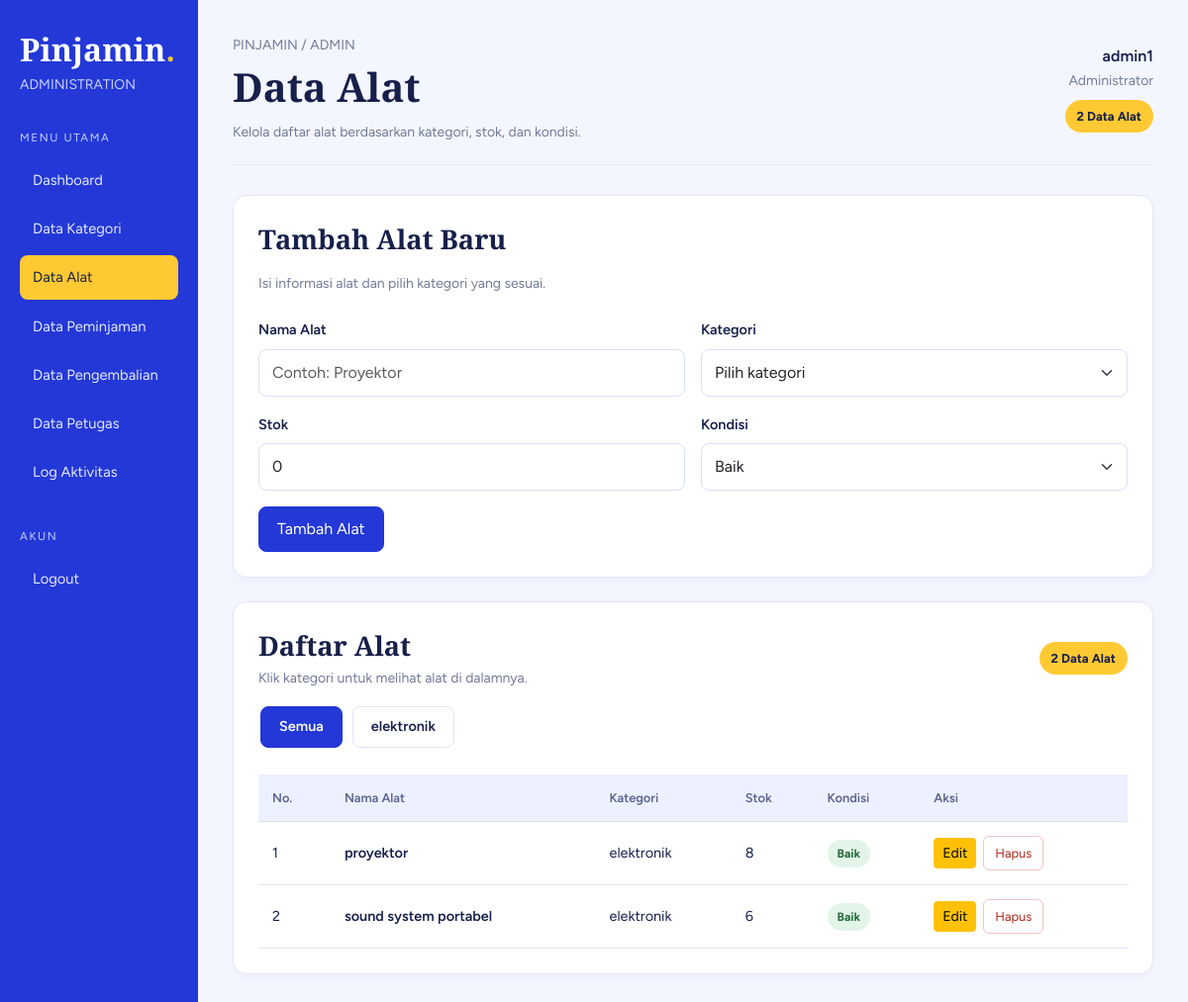
The app's page /admin/alat.php (signed in) with its own data.
### tables this page shows
CREATE TABLE `kategori` (
  `id_kategori` int(11) NOT NULL,
  `nama_kategori` varchar(50) NOT NULL
);

CREATE TABLE `alat` (
  `id_alat` int(11) NOT NULL,
  `id_kategori` int(11) NOT NULL,
  `nama_alat` varchar(100) NOT NULL,
  `stok` int(11) NOT NULL DEFAULT 0,
  `kondisi` enum('baik','rusak','','') NOT NULL DEFAULT 'baik'
);

### admin/alat.php (the view, shortened to what this page needs)
<?php
include '../koneksi.php';
function e($teks) {
    return htmlspecialchars((string) $teks, ENT_QUOTES, 'UTF-8');
}
$editData = null;
$hasilKategori = mysqli_query(
    $koneksi,
    "SELECT id_kategori, nama_kategori
     FROM kategori
     ORDER BY nama_kategori ASC"
);
$kategoriList = [];
while ($k = mysqli_fetch_assoc($hasilKategori)) {
    $kategoriList[] = $k;
}
$hasilJumlah = mysqli_query(
    $koneksi,
    "SELECT COUNT(*) AS total FROM alat"
);
$jumlahAlat = (int) mysqli_fetch_assoc($hasilJumlah)['total'];
$filterKategori = isset($_GET['kategori'])
    ? (int) $_GET['kategori']
    : 0;
if ($filterKategori > 0) {
    $stmtAlat = mysqli_prepare(
        $koneksi,
        "SELECT
            a.id_alat,
            a.nama_alat,
            a.id_kategori,
            a.stok,
            a.kondisi,
            k.nama_kategori
         FROM alat a
         LEFT JOIN kategori k
            ON a.id_kategori = k.id_kategori
         WHERE a.id_kategori = ?
         ORDER BY a.nama_alat ASC"
    );
    mysqli_stmt_bind_param($stmtAlat, "i", $filterKategori);
    mysqli_stmt_execute($stmtAlat);
    $hasilAlat = mysqli_stmt_get_result($stmtAlat);
} else {
    $hasilAlat = mysqli_query(
        $koneksi,
        "SELECT
            a.id_alat,
            a.nama_alat,
            a.id_kategori,
            a.stok,
            a.kondisi,
            k.nama_kategori
         FROM alat a
         LEFT JOIN kategori k
            ON a.id_kategori = k.id_kategori
         ORDER BY k.nama_kategori ASC, a.nama_alat ASC"
    );
}
?>
<!DOCTYPE html>
<html lang="id">
<head>
    <link href="https://cdn.jsdelivr.net/npm/bootstrap@5.3.3/dist/css/bootstrap.min.css" rel="stylesheet">
</head>
<body>
<div class="container-fluid">
    <div class="row">
        <aside class="col-md-3 col-xl-2 sidebar">
            <a href="index.php" class="brand">Pinjamin<span>.</span></a>
            <p class="small mt-1" style="color:#C9D0FF">
                ADMINISTRATION
            </p>
            <p class="menu-label">MENU UTAMA</p>
            <nav class="menu">
                <a href="index.php">Dashboard</a>
                <a href="kategori.php">Data Kategori</a>
                <a href="alat.php" class="active">Data Alat</a>
                <a href="peminjaman.php">Data Peminjaman</a>
                <a href="pengembalian.php">Data Pengembalian</a>
                <a href="petugas.php">Data Petugas</a>
                <a href="log_aktivitas.php">Log Aktivitas</a>
            </nav>
            <p class="menu-label">AKUN</p>
            <nav class="menu">
                <a href="../logout.php"
                   onclick="return confirm('Yakin ingin keluar?')">
                    Logout
                </a>
            </nav>
        </aside>
        <main class="col-md-9 col-xl-10 main">
            <div class="topbar d-flex flex-wrap justify-content-between align-items-center gap-3">
                <div>
                    <p class="muted small mb-1">PINJAMIN / ADMIN</p>
                    <h1 class="page-title mb-0">Data Alat</h1>
                    <p class="muted small mb-0 mt-2">
                        Kelola daftar alat berdasarkan kategori, stok, dan kondisi.
                    </p>
                </div>
                <div class="text-md-end">
                    <div class="fw-semibold">
                        <?= e($_SESSION['username'] ?? 'Admin') ?>
                    </div>
                    <small class="muted">Administrator</small>
                    <div class="mt-2">
                        <span class="count"><?= $jumlahAlat ?> Data Alat</span>
                    </div>
                </div>
            </div>
            <section class="panel mb-4">
                <h2 class="panel-title mb-3">
                    <?= $editData ? 'Edit Data Alat' : 'Tambah Alat Baru' ?>
                </h2>
                <p class="muted small mb-4">
                    Isi informasi alat dan pilih kategori yang sesuai.
                </p>
                <?php if (count($kategoriList) === 0): ?>
                    <div class="alert alert-warning">
                        Belum ada kategori. Tambahkan kategori terlebih dahulu di
                        <a href="kategori.php">Data Kategori</a>.
                    </div>
                <?php else: ?>
                    <form method="POST" action="alat.php">
                        <div class="row g-3">
                            <div class="col-md-6">
                                <label class="form-label">Nama Alat</label>
                                <input
                                    type="text"
                                    name="nama_alat"
                                    class="form-control"
                                    placeholder="Contoh: Proyektor"
                                    maxlength="100"
                                    value="<?= e($editData['nama_alat'] ?? '') ?>"
                                    required>
                            </div>
                            <div class="col-md-6">
                                <label class="form-label">Kategori</label>
                                <select name="id_kategori" class="form-select" required>
                                    <option value="">Pilih kategori</option>
                                </select>
                            </div>
                            <div class="col-md-6">
                                <label class="form-label">Stok</label>
                                <input
                                    type="number"
                                    name="stok"
                                    class="form-control"
                                    min="0"
                                    value="<?= e($editData['stok'] ?? '0') ?>"
                                    required>
                            </div>
                            <div class="col-md-6">
                                <label class="form-label">Kondisi</label>
                                <select name="kondisi" class="form-select" required>
                                    <option value="baik"
                                        <?= !isset($editData['kondisi']) ||
                                            $editData['kondisi'] === 'baik'
                                            ? 'selected' : '' ?>>
                                        Baik
                                    </option>
                                </select>
                            </div>
                            <div class="col-12 d-flex gap-2">
                                <button type="submit" class="btn-blue">
                                    <?= $editData ? 'Simpan Perubahan' : 'Tambah Alat' ?>
                                </button>
                            </div>
                        </div>
                    </form>
                <?php endif; ?>
            </section>
            <section class="panel">
                <div class="category-info">
                    <div>
                        <h2 class="panel-title mb-1">Daftar Alat</h2>
                        <p class="muted small mb-0">
                            Klik kategori untuk melihat alat di dalamnya.
                        </p>
                    </div>
                    <span class="count">
                        <?= $filterKategori > 0 ? mysqli_num_rows($hasilAlat) : $jumlahAlat ?>
                        Data Alat
                    </span>
                </div>
                <div class="category-buttons">
                    <a
                        href="alat.php"
                        class="category-btn <?= $filterKategori === 0 ? 'active' : '' ?>">
                        Semua
                    </a>
                    <?php foreach ($kategoriList as $k): ?>
                        <a
                            href="alat.php?kategori=<?= (int) $k['id_kategori'] ?>"
                            class="category-btn <?= $filterKategori === (int) $k['id_kategori'] ? 'active' : '' ?>">
                            <?= e($k['nama_kategori']) ?>
                        </a>
                    <?php endforeach; ?>
                </div>
                <div class="table-responsive">
                    <table class="table table-hover">
                        <thead>
                            <tr>
                                <th>No.</th>
                                <th>Nama Alat</th>
                                <th>Kategori</th>
                                <th>Stok</th>
                                <th>Kondisi</th>
                                <th>Aksi</th>
                            </tr>
                        </thead>
                        <tbody>
                            <?php if (mysqli_num_rows($hasilAlat) > 0): ?>
                                <?php $no = 1; ?>
                                <?php while ($a = mysqli_fetch_assoc($hasilAlat)): ?>
                                    <tr>
                                        <td><?= $no++ ?></td>
                                        <td class="fw-semibold">
                                            <?= e($a['nama_alat']) ?>
                                        </td>
                                        <td>
                                            <?= e($a['nama_kategori'] ?? 'Tanpa Kategori') ?>
                                        </td>
                                        <td><?= (int) $a['stok'] ?></td>
                                        <td>
                                            <span class="status <?= $a['kondisi'] === 'rusak' ? 'rusak' : '' ?>">
                                                <?= e(ucfirst($a['kondisi'])) ?>
                                            </span>
                                        </td>
                                        <td>
                                            <div class="action">
                                                <a
                                                    href="alat.php?edit=<?= (int) $a['id_alat'] ?>"
                                                    class="btn btn-sm btn-warning">
                                                    Edit
                                                </a>
                                                <form
                                                    method="POST"
                                                    action="alat.php"
                                                    onsubmit="return confirm('Yakin ingin menghapus alat ini?')">
                                                    <button
                                                        type="submit"
                                                        class="btn-delete">
                                                        Hapus
                                                    </button>
                                                </form>
                                            </div>
                                        </td>
                                    </tr>
                                <?php endwhile; ?>
                            <?php endif; ?>
                        </tbody>
                    </table>
                </div>
            </section>
        </main>
    </div>
</div>
</body>
</html>

### admin/alat.php (style rules this page uses)
:root { --ink: #17204A; --paper: #F4F6FF; --sheet: #FFFFFF; --blue: #2338d6; --yellow: #ffc933; --muted: #737B98; --line: #E2E6F5; }
* { box-sizing: border-box; }
body { margin: 0; background: var(--paper); color: var(--ink); font-family: "Figtree", sans-serif; }
.sidebar { background: var(--blue); color: white; min-height: 100vh; padding: 28px 20px; }
.brand { font: 700 2rem "Cormorant Garamond", serif; color: white; text-decoration: none; }
.brand span { color: var(--yellow); }
.menu-label { color: #C9D0FF; font-size: .72rem; letter-spacing: .14em; margin: 35px 0 12px; }
.menu a { display: block; color: #E5E9FF; text-decoration: none; padding: 11px 13px; margin-bottom: 5px; border-radius: 8px; font-size: .92rem; transition: .2s; }
.menu a:hover, .menu a.active { background: var(--yellow); color: var(--ink); }
.main { padding: 35px; min-width: 0; }
.topbar { border-bottom: 1px solid var(--line); padding-bottom: 22px; margin-bottom: 30px; }
.page-title { font: 600 2.5rem "Cormorant Garamond", serif; }
.muted { color: var(--muted); }
.panel { background: var(--sheet); border: 1px solid var(--line); border-radius: 14px; padding: 25px; box-shadow: 0 4px 15px rgba(35, 56, 214, .04); }
.panel-title { font: 600 1.7rem "Cormorant Garamond", serif; }
.form-label { font-size: .9rem; font-weight: 600; }
.form-control, .form-select { padding: 11px 13px; border-color: #D9DFF5; border-radius: 8px; }
.btn-blue { background: var(--blue); color: white; border: 1px solid var(--blue); padding: 10px 18px; border-radius: 8px; }
.category-buttons { display: flex; gap: 10px; flex-wrap: nowrap; overflow-x: auto; padding: 3px 2px 12px; margin-bottom: 15px; }
.category-btn { display: inline-block; flex: 0 0 auto; padding: 9px 18px; border: 1px solid var(--line); border-radius: 8px; background: white; color: var(--ink); text-decoration: none; font-size: .9rem; font-weight: 600; white-space: nowrap; transition: .2s; }
.category-btn:hover, .category-btn.active { background: var(--blue); border-color: var(--blue); color: white; }
.category-info { display: flex; justify-content: space-between; align-items: center; gap: 12px; flex-wrap: wrap; margin-bottom: 15px; }
.table { --bs-table-bg: transparent; --bs-table-color: var(--ink); margin-bottom: 0; vertical-align: middle; }
.table thead th { background: #EDF0FF; color: #59628C; font-size: .8rem; font-weight: 600; padding: 14px; white-space: nowrap; }
.table tbody td { padding: 14px; border-color: var(--line); font-size: .9rem; }
.status { display: inline-block; padding: 5px 10px; border-radius: 20px; background: #E2F5E8; color: #246B3C; font-size: .75rem; font-weight: 700; }
.count { display: inline-block; background: var(--yellow); color: var(--ink); padding: 7px 12px; border-radius: 20px; font-size: .8rem; font-weight: 700; }
.action { display: flex; gap: 7px; align-items: center; }
.action form { margin: 0; }
.btn-delete { padding: 7px 11px; border: 1px solid #F0C4C4; border-radius: 6px; color: #B42318; background: white; font-size: .8rem; white-space: nowrap; }

### records on screen
kategori: nama_kategori "elektronik"
alat: nama_alat "proyektor", id_kategori.nama_kategori "elektronik", stok "8", kondisi "Baik"
alat: nama_alat "sound system portabel", id_kategori.nama_kategori "elektronik", stok "6", kondisi "Baik"

### other values on screen
$_SESSION['username'] "admin1"
$jumlahAlat "2"
